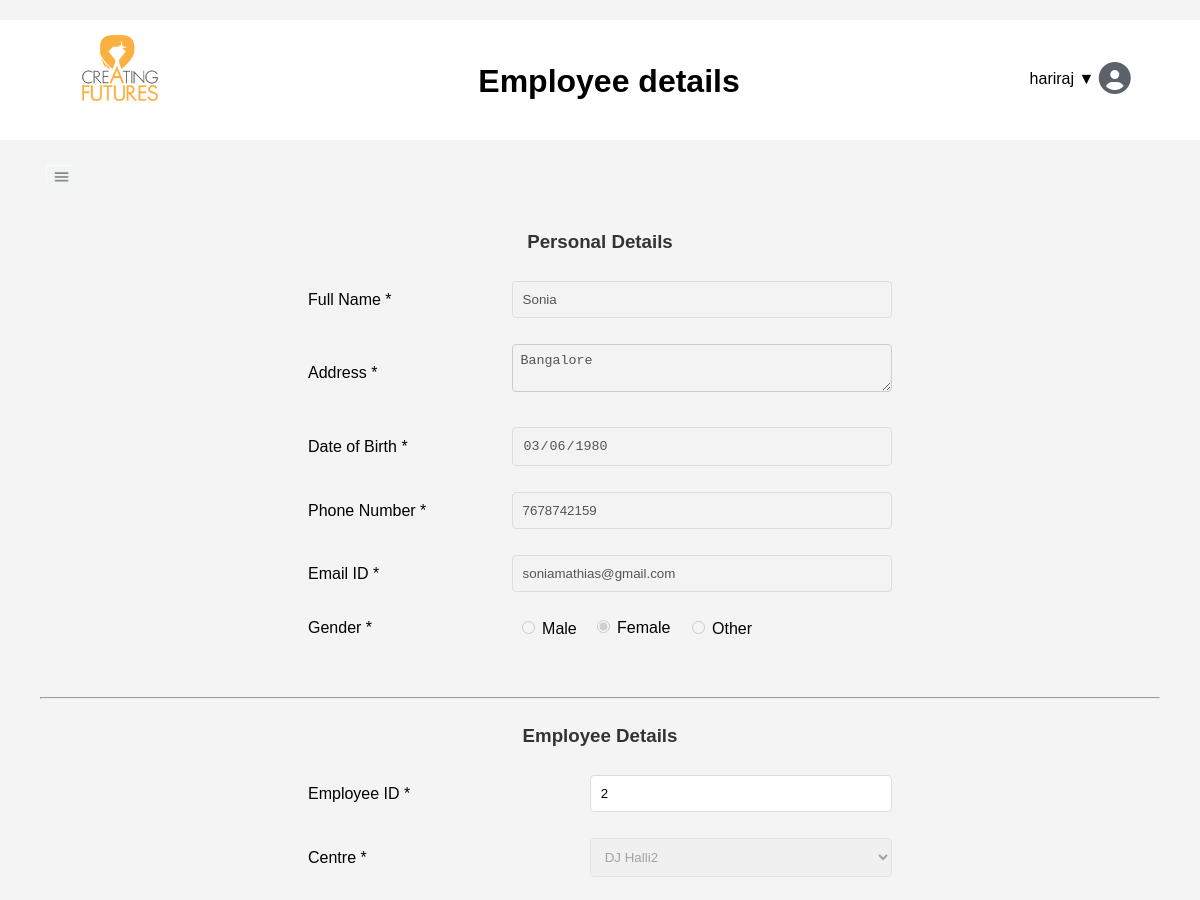
The page /employee/2/ (signed in, upper part) on the database as committed earlier.
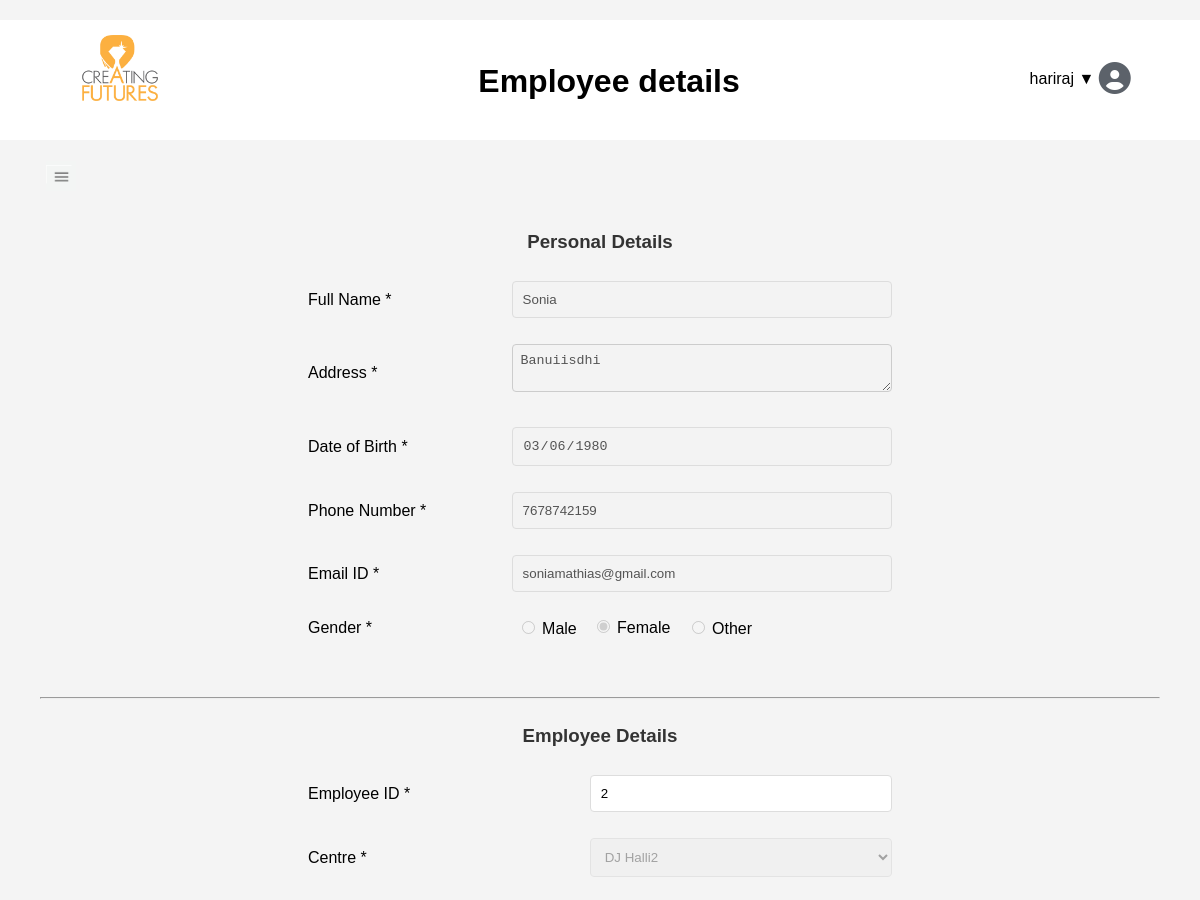
The same page on the database as committed later.
### Emp_app/models.py (models this page shows)
class EmpDetails(models.Model):
    emp_id = models.AutoField(db_column='EMP_ID', primary_key=True, blank=True)  # Field name made lowercase.
    username = models.ForeignKey('AuthUser', models.DO_NOTHING, db_column='username', to_field='username', blank=True, null=True)
    fullname = models.CharField(max_length=255,blank=True, null=True)
    address = models.CharField(blank=True, null=True,max_length=255)
    dob = models.CharField(max_length=255,db_column='Dob', blank=True, null=True)  # Field name made lowercase.
    phone_number = models.IntegerField(db_column='Phone_Number', blank=True, null=True)  # Field name made lowercase.
    email_id = models.CharField(max_length=255,db_column='Email_Id', blank=True, null=True)  # Field name made lowercase.
    gender = models.CharField(max_length=255,db_column='Gender', blank=True, null=True)  # Field name made lowercase.
    center = models.CharField(max_length=100,db_column='Center', blank=True, null=True)  # Field name made lowercase.
    designation = models.CharField(max_length=255,db_column='Designation', blank=True, null=True)  # Field name made lowercase.
    date_of_joining = models.CharField(max_length=255,db_column='Date_of_Joining', blank=True, null=True)  # Field name made lowercase.
    education_qualification = models.CharField(max_length=255,db_column='Education_Qualification', blank=True, null=True)  # Field name made lowercase.
    status = models.IntegerField(db_column='Status', blank=True, null=True)  # Field name made lowercase.
    resource_type = models.IntegerField(db_column='Resource_Type', blank=True, null=True)  # Field name made lowercase.
    date_of_resigning = models.CharField(max_length=255,db_column='Date_of_resigning', blank=True, null=True)  # Field name made lowercase.
    bank_name = models.CharField(max_length=255,db_column='Bank_Name', blank=True, null=True)  # Field name made lowercase.
    name_as_per_bank = models.CharField(max_length=255,db_column='Name_As_per_Bank', blank=True, null=True)  # Field name made lowercase.
    account_number = models.CharField(db_column='Account_Number', blank=True, null=True, max_length=255)  # Field name made lowercase.
    ifsc = models.CharField(max_length=255,db_column='IFSC', blank=True, null=True)  # Field name made lowercase.
    branch = models.CharField(max_length=255,db_column='Branch', blank=True, null=True)  # Field name made lowercase.
    account_type = models.IntegerField(db_column='Account_Type', blank=True, null=True)  # Field name made lowercase.
    class Meta:
        managed = False
        db_table = 'Emp_details'

### Emp_app/views.py (the view)
# urls.py: path('employee/', views.employee, name='employee'),
@login_required
def employee(request, emp_id=None):
    if request.user.is_staff:
        if not emp_id:
            return redirect('employee')
        emp_details = get_object_or_404(EmpDetails, emp_id__iexact=emp_id)
    else:
        emp_details = get_object_or_404(EmpDetails, username=request.user.username)
    return render(request, 'Emp_app/employee.html', {'employee': emp_details})

### Emp_app/templates/Emp_app/employee.html (shortened to what this page needs)
{% extends "Emp_app/base.html" %}
{% block header %}
<div class="fixed-header">
    <h1 style=" margin-top: -25px; ">Employee details</h1>
</div>
{% endblock %}
{% block content %}
<center>
    <form method="POST" action="{% url 'saveemployee' %}" name="employeeForm">
        <br /><br />
        <h3>Personal Details</h3>
        <table name="tblPersonalDetails">
            <tr>
                <td><label for="fullname">Full Name *</label></td>
                <td><input type="text" name="fullname" id="fullname" data-dbname="fullname" required disabled value="{{employee.fullname}}"></td>
            </tr>
            <tr>
                <td><label for="address">Address *</label></td>
                <td><textarea id="address" name="address" data-dbname="address" required disabled value="{{employee.address}}"></textarea></td>
            </tr>
            <tr>
                <td><label for="dateOfBirth">Date of Birth *</label></td>
                <td><input type="date" name="dob" id="dateOfBirth" data-dbname="dob" required disabled value="{{employee.dob}}"></td>
            </tr>
            <tr>
                <td><label for="phoneNumber">Phone Number *</label></td>
                <td><input type="number" name="phonenumber" id="phoneNumber" data-dbname="phone_number" required disabled value="{{employee.phone_number}}"></td>
            </tr>
            <tr>
                <td><label for="emailId">Email ID *</label></td>
                <td><input type="email" name="emailId" id="emailId" data-dbname="email_id" required disabled value="{{employee.email_id}}"></td>
            </tr>
            <tr>
                <td>Gender *</td>
                <td>
                    <div class="male">
                        <input type="radio" id="male" name="gender" value="male" data-dbname="gender" required disabled >
                        <label for="male">Male</label>
                    </div>
                    <div class="female">
                        <input type="radio" id="female" name="gender" value="female" data-dbname="gender" required disabled>
                        <label for="female">Female</label>
                    </div>
                    <div class="other">
                        <input type="radio" id="other" name="gender" value="other" data-dbname="gender" required disabled >
                        <label for="other">Other</label>
                    </div>
                </td>
            </tr>
        </table>
        <br><hr><br>
        <h3>Employee Details</h3>
        <table>
            <tr>
                <td><label for="employeeId">Employee ID *</label></td>
                <td><input type="text" id="employeeId" name="employeeId" data-dbname="emp_id" required readonly value="{{employee.emp_id}}"></td>
            </tr>
            <tr>
                <td><label for="centre">Centre *</label></td>
                <td>
                    <select id="centre" name="center" data-dbname="center" required disabled value="{{employee.center}}">
                        <option value="2">DJ Halli2</option>
                    </select>
                </td>
            </tr>
            <tr>
                <td><label for="designation">Designation *</label></td>
                <td><input type="text" name="designation" id="designation" data-dbname="designation" required disabled value="{{employee.designation}}"></td>
            </tr>
        </table>
        <br><hr><br>
    </form><br><br>
</center>
{% endblock %}

Rows that differ between the two databases and show on the page:
changed EmpDetails "Sonia": address "Bangalore" → "Banuiisdhi"
